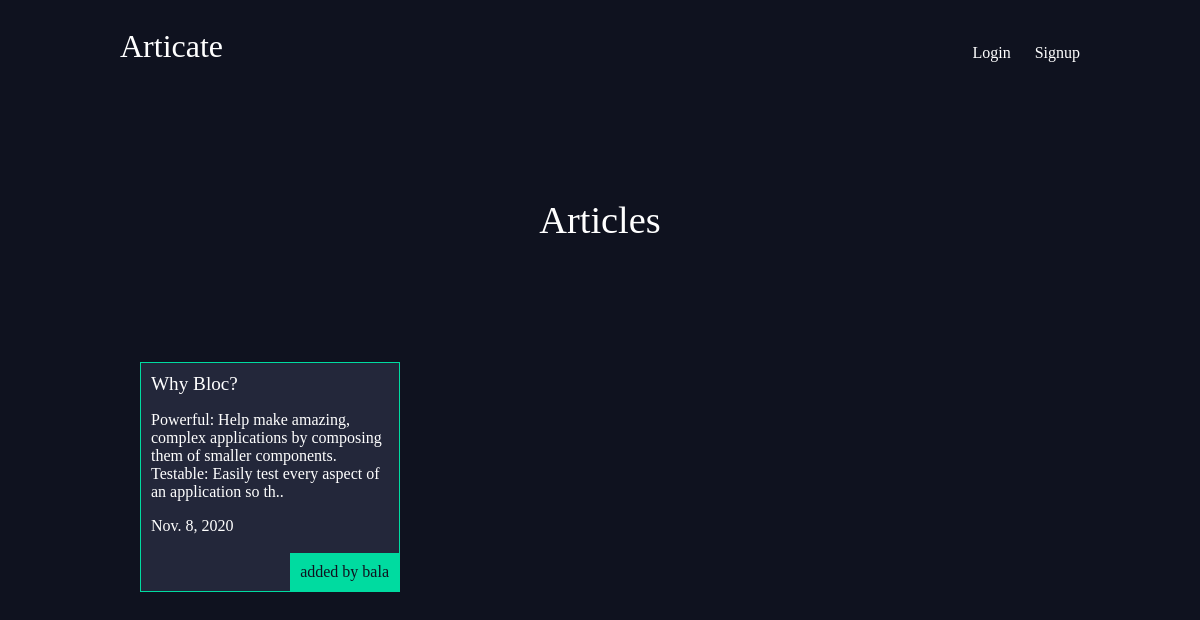
The page /articles/ on the database as committed earlier.
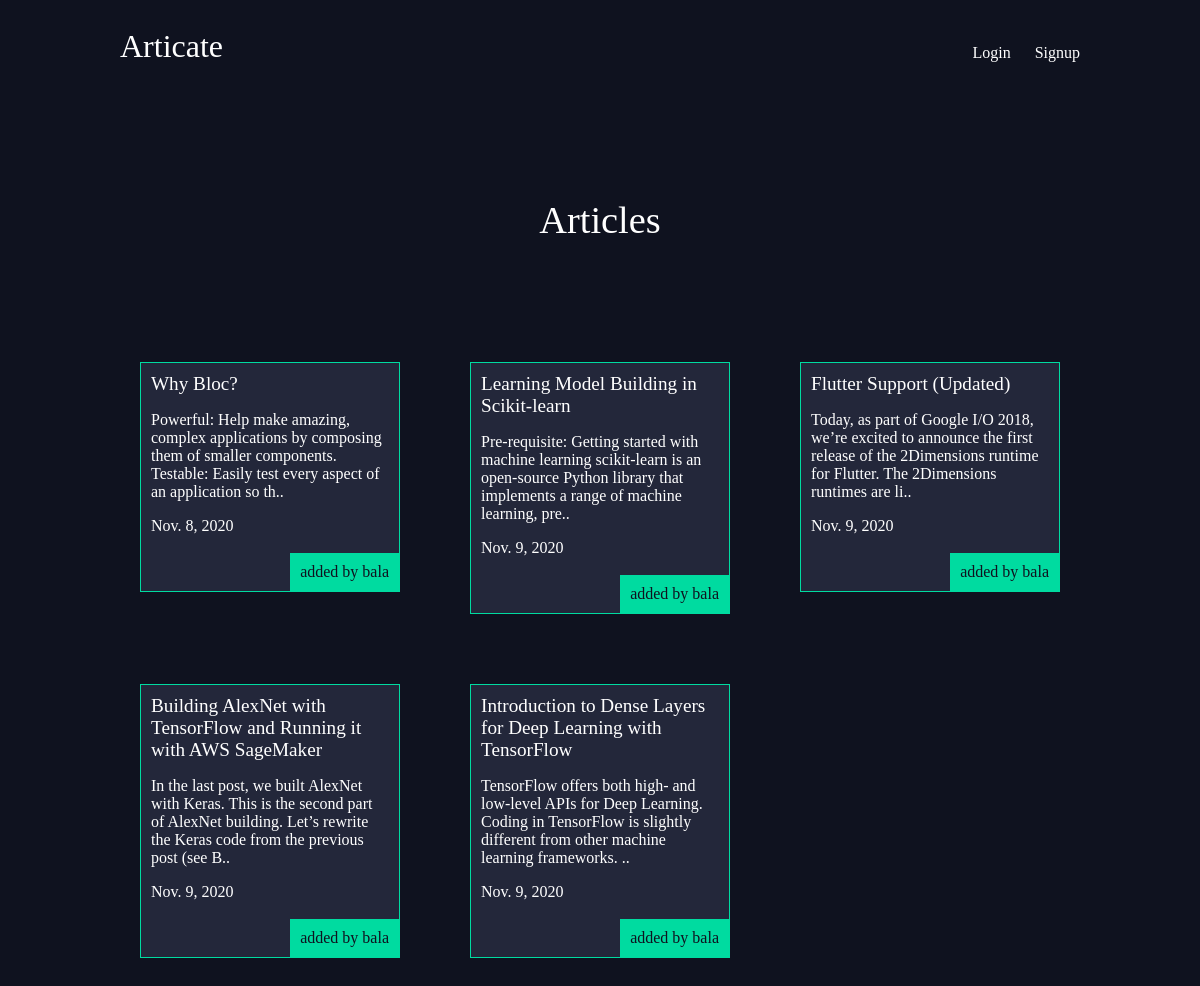
The same page on the database as committed later.
### articles/models.py (models this page shows, shortened)
class Article(models.Model):
    author= models.ForeignKey(User, on_delete=models.CASCADE, default=None)
    title = models.CharField(max_length=100)
    slug = models.SlugField()
    date = models.DateField(auto_now_add=True)
    body = models.TextField()
    link=  models.CharField(max_length=300,default='Unavailable')
    thumb = models.ImageField(default='default.png', blank=True)
    def snippet(self):
        return self.body[:150]

### articles/views.py (the view)
# urls.py: path(r'', views.articleHomepage, name="list"),
def articleHomepage(request):
    articles = Article.objects.all().order_by('date')
    return render(request, 'articles/articleHome.html', {'articles': articles})

### articles/templates/articles/articleHome.html
{% extends 'baseLayout.html' %} {% block content %}
<h1>Articles</h1>
<div class="articles">
	{% for article in articles %}
	<a href="{% url 'article:detail' slug=article.slug%}">
		<div class="article">
			<h2>{{article.title}}</h2>
			<p>{{article.snippet}}..</p>
			<p>{{article.date}}</p>
			<p class="author">added by {{ article.author.username }}</p>
		</div>
</a>
	{% endfor %}
</div>
{% endblock %}

### templates/baseLayout.html (shortened to what this page needs)
<!DOCTYPE html>
<html lang="en">
	<head>
		<link rel="stylesheet" href="/static/st.css" />
	</head>
	<body>
		<header class="wrapper">
			<h1><a href="{% url 'article:list' %}">Articate</a></h1>
			<nav>
				<ul>
					{% if user.is_authenticated %}
					<li>
						<form class="logout-link" action="{% url 'accounts:logout' %}" method="POST">
							{% csrf_token %}
							<button type="submit">Logout</button>
						</form>
					</li>
					<li><a class="highlight" href="{% url 'article:create' %}">Create</a></li>
					{% else %}
							<li><a href="{% url 'accounts:login' %}">Login</a></li>
							<li><a href="{% url 'accounts:signup' %}">Signup</a></li>
					{% endif %}
				</ul>
			</nav>
			</header>
			<div class="wrapper">
				{% block content %}
				{% endblock %}
			</div>
	</body>
</html>

### assets/st.css (style rules this page uses)
body { background-color: #383b4b; color: #fff; }
body * { font-family: Ubuntu; }
h1, h2, h3, h4, h5 { font-weight: normal; margin: 0; }
a, a:hover, a:visited { color: #fff; text-decoration: none; }
.article { background-color: #23273a; padding: 30px; margin: 20px; border: solid; border-color: aquamarine; }
body { background-color: #0f121f; background-image: url(/static/stars.png); background-repeat-y: no-repeat; color: #fff; }
.wrapper { max-width: 960px; margin: 0 auto; }
div.wrapper > h1 { text-align: center; margin: 100px auto; font-size: 2.4em }
header { display: grid; grid-template-columns: 1fr 1fr; padding: 20px 0; }
nav { justify-self: end; }
nav li { display: inline-block; list-style-type: none; margin-left: 20px; }
.articles { display: grid; grid-template-columns: 1fr 1fr 1fr; grid-gap: 30px; }
.article { padding: 10px; border: 1px solid #00dba0; position: relative; padding-bottom: 40px; }
.article h2 { font-size: 1.2em; }
.article .author { padding: 10px; background: #00dba0; position: absolute; right: 0; bottom: 0; margin: 0; color: #0f121f; }

Rows that differ between the two databases and show on the page:
added Article: title "Learning Model Building in Scikit-learn", snippet "Pre-requisite: Getting started with machine learning scikit-learn is an open-source Python library that implements a range of machine learning, pre", date "Nov. 9, 2020", author.username "bala"
added Article: title "Flutter Support (Updated)", snippet "Today, as part of Google I/O 2018, we’re excited to announce the first release of the 2Dimensions runtime for Flutter. The 2Dimensions runtimes are li", date "Nov. 9, 2020", author.username "bala"
added Article: title "Building AlexNet with TensorFlow and Running it with AWS SageMaker", snippet "In the last post, we built AlexNet with Keras. This is the second part of AlexNet building. Let’s rewrite the Keras code from the previous post (see B", date "Nov. 9, 2020", author.username "bala"
added Article: title "Introduction to Dense Layers for Deep Learning with TensorFlow", snippet "TensorFlow offers both high- and low-level APIs for Deep Learning. Coding in TensorFlow is slightly different from other machine learning frameworks.", date "Nov. 9, 2020", author.username "bala"
